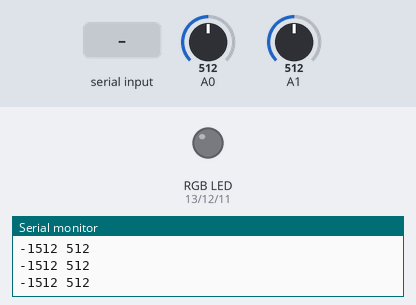
Bench run of a sketch on a simulated Arduino Uno, built with avr-gcc and run on an emulated ATmega328P. On the bench: an RGB LED mixed from three pins (HIGH = lit), the last lines printed to the serial monitor. The test bench sets the inputs (shaded band); at power-on: A0 = 512, A1 = 512.

Above: at 1.2 s.
1.3 s: "b" received over Serial
At 2.6 s:
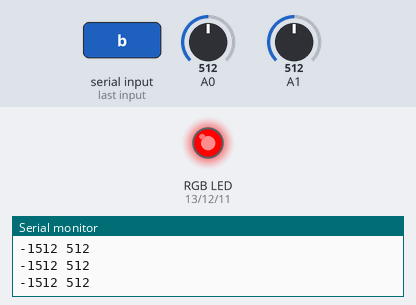
3.0 s: byte 96 (96) received over Serial
At 3.9 s:
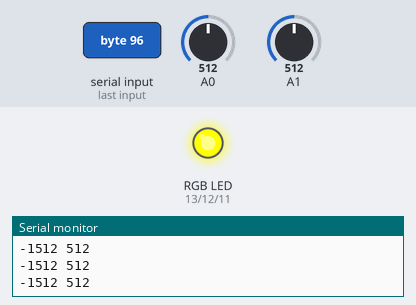
4.5 s: byte 94 (94) received over Serial
At 5.2 s:
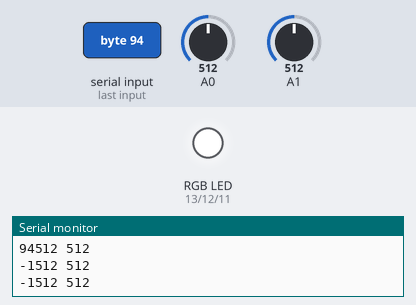
6.0 s: byte 95 (95) received over Serial
At 6.4 s:
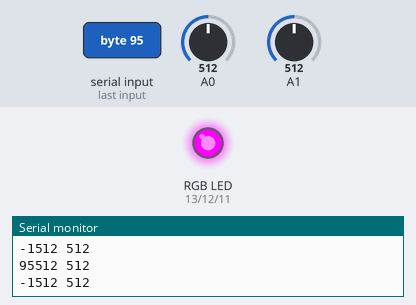
7.5 s: "a" received over Serial
At 8.7 s:
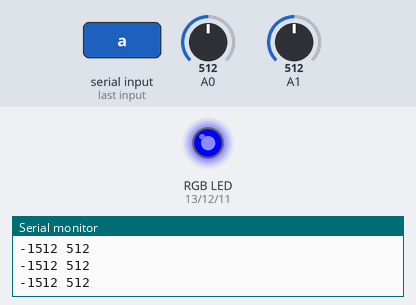
9.0 s: byte 96 (96) received over Serial
At 10.2 s:
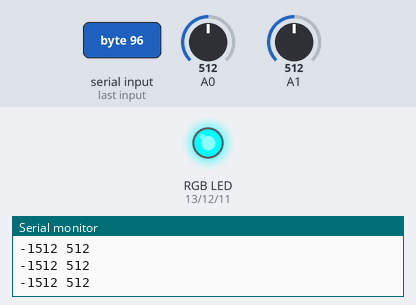
Timing chart, 0 to 11.5 s (numbered marks = the images above; inputs shaded):
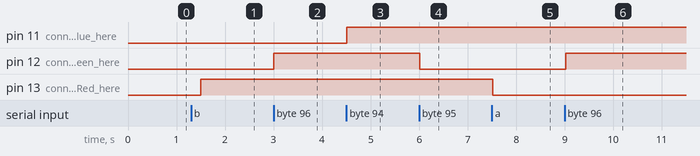

The sketch:

RGB_light_and_2_FSR_from_max.ino
```cpp
int inByte = 0; // incoming serial byte
int val [2]; // number of sensors


void setup() {
  Serial.begin(9600);
  pinMode(13, OUTPUT); // connect an Red here
  pinMode(12, OUTPUT); // connect an Green here
  pinMode(11, OUTPUT); // connect an Blue here
}

void loop() {
  inByte = Serial.read();
  Serial.print(inByte);
  if (inByte == 98) digitalWrite(13, HIGH); // number '98' turns RED LED on
  if (inByte == 97) digitalWrite(13, LOW); // number '97' turns RED LED off
  if (inByte == 96) digitalWrite(12, HIGH); // number '96' turns GREEN LED on
  if (inByte == 95) digitalWrite(12, LOW); // number '95' turns GREEN LED off
  if (inByte == 94) digitalWrite(11, HIGH); // number '94' turns BLUE LED on
  if (inByte == 93) digitalWrite(11, LOW); // number '93' turns BLUE LED off


  for(int i = 0; i < 2; i++) {  //read the two FSR sensors
    val[i] = analogRead(i);
    Serial.print(val[i]);
    Serial.print(" "); //print the valur from the two FSR sensors

  }
  Serial.println();


  delay(250);
}
```

Measured:
- after the input at 1.3 s, pin 13 (connect_an_Red_here): LOW → HIGH after 0.20 s
- after the input at 3.0 s, pin 12 (connect_an_Green_here): LOW → HIGH at once
- after the input at 4.5 s, pin 11 (connect_an_Blue_here): LOW → HIGH at once
- after the input at 6.0 s, pin 12 (connect_an_Green_here): HIGH → LOW at once
- after the input at 7.5 s, pin 13 (connect_an_Red_here): HIGH → LOW at once
- after the input at 9.0 s, pin 12 (connect_an_Green_here): LOW → HIGH at once
